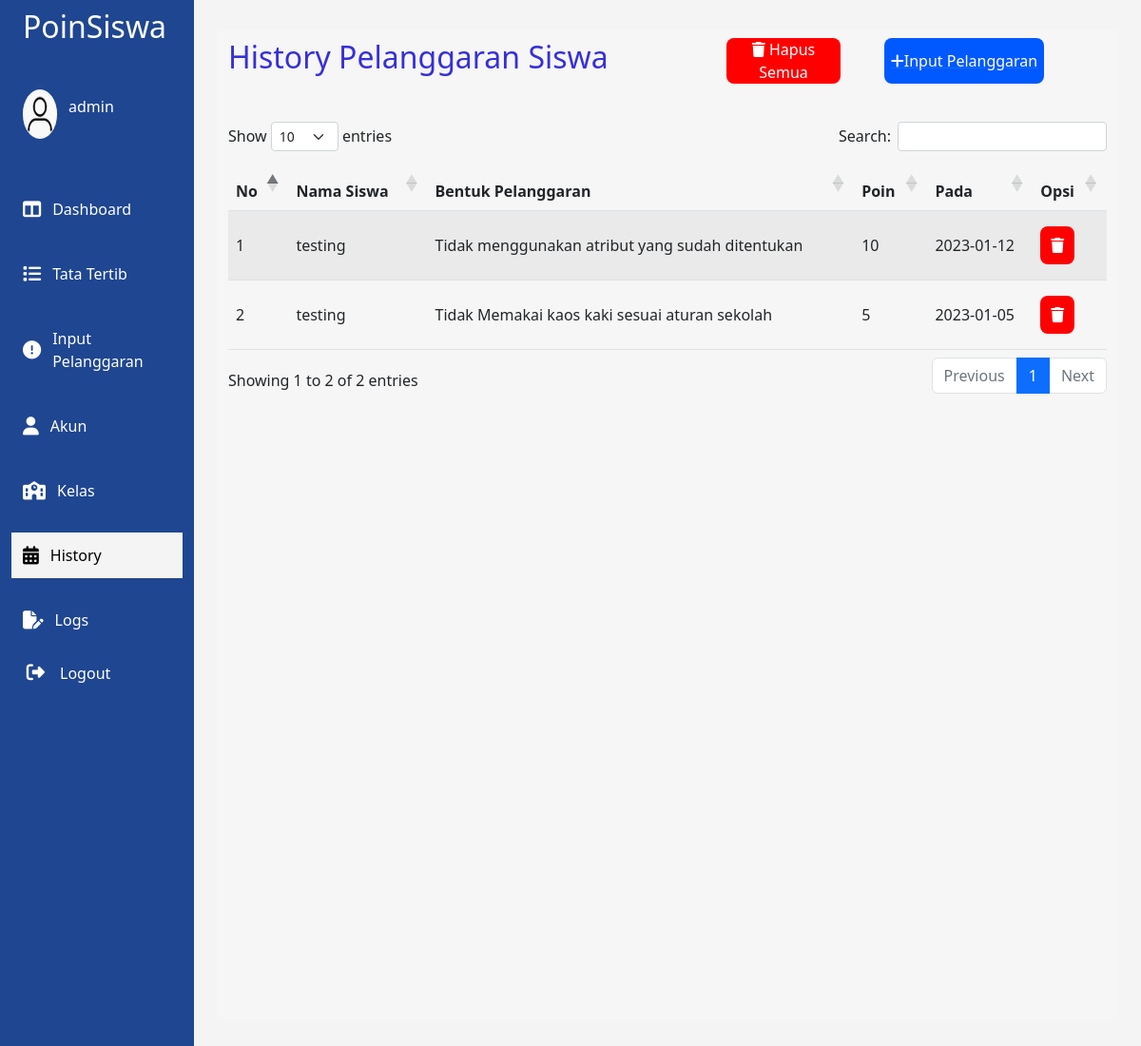
Page /view/history.php (signed in) on the committed database.
### tables this page shows
CREATE TABLE `history` (
  `namasiswa` varchar(255) NOT NULL,
  `bentuk_pelanggaran` varchar(255) NOT NULL,
  `poin` int(255) NOT NULL,
  `tanggal` date NOT NULL,
  `id_history` int(10) NOT NULL,
  `c_siswa` int(10) NOT NULL
);

### function/readhistory.php (called while the page is built)
<?php
$sql = "SELECT * FROM history ORDER BY tanggal DESC";
$result = mysqli_query($conn, $sql);
?>

### view/history.php (the view, shortened to what this page needs)
<?php
require "../function/config.php";
require "../function/readhistory.php";
?>
<!DOCTYPE html>
<html lang="en">
<head>
    <link rel="stylesheet" href="../css/sidebar.css">
    <link rel="stylesheet" href="../css/kelas.css">
    <link rel="stylesheet" href="../css/responsive.css">
    <link rel="stylesheet" href="https://cdnjs.cloudflare.com/ajax/libs/twitter-bootstrap/5.2.0/css/bootstrap.min.css">
    <link rel="stylesheet" href="https://cdnjs.cloudflare.com/ajax/libs/font-awesome/6.2.1/css/all.min.css">
    <link rel="stylesheet" href="https://cdn.datatables.net/1.13.1/css/dataTables.bootstrap5.min.css">
</head>
<body>
    <nav>
        <div class="logo">
            <div class="text-logo">
                <h2>PoinSiswa</h2>
            </div>
        </div>
        <div class="logout-container">
        </div>
    </nav>
    <main>
        <div class="sidebar" id='sidebar'>
            <ul>
                <li>
                    <div class="account">
                        <div class="imgcontainer">
                            <img src="../asset/guest1.png" alt="">
                        </div>
                        <p> <?php
                                 echo $_SESSION["nama_akun"];
                                ?></p>
                    </div>
                </li>
                <li>
                    <a href="dashboard.php" class="item-sidebar">
                        <i class="fa-solid fa-table-columns"></i>
                        Dashboard
                    </a>
                </li>
                <li>
                    <a href="tatatertib.php" class='item-sidebar '>
                        <i class="fa-solid fa-list"></i>
                        Tata Tertib
                    </a>
                </li>
                <li>
                    <a href="pelanggaran.php" class="item-sidebar">
                        <i class="fa-solid fa-circle-exclamation"></i>
                        Input Pelanggaran
                    </a>
                </li>
                <?php
                if($_SESSION["nama_akun"] == "admin" || $_SESSION["nama_akun"] == "skylakke"){
                    echo " <li>
                    <a href='guru.php' class='item-sidebar'>
                        <i class='fa-solid fa-user'></i>
                        Akun
                    </a>
                </li>";
                }
                ?>
                <li>
                    <a href="kelas.php" class="item-sidebar ">
                        <i class="fa-solid fa-school"></i>
                        Kelas
                    </a>
                </li>
                <li>
                    <a href="history.php" class="item-sidebar sidebar-active">
                        <i class="fa-solid fa-calendar-days"></i>
                        History
                    </a>
                </li>
                <?php
                if($_SESSION["nama_akun"] == "admin" || $_SESSION["nama_akun"] == "skylakke"){
                    echo " <li>
                    <a href='logs.php' class='item-sidebar '>
                        <i class='fa-solid fa-file-pen'></i>
                        Logs
                    </a>
                </li>";
                }
                ?>
                <li>
                    <a href="../function/logout.php" class='func-logout'>
                        <button class='btn-logout'>
                            <i class="fa-solid fa-right-from-bracket"></i>
                            Logout
                        </button>
                    </a>
                </li>
            </ul>
        </div>
        <div class="main-content">
            <div class="box-container">
                <div class="title-box">
                    <h2>History Pelanggaran Siswa</h2>
                    <div class="button-top">
                        <a href="../function/deleteallhistory.php" class='btn-delete-top' onclick="return confirm('Apakah Anda Yakin Ingin Menghapus Semua History Siswa? \nNote:ini akan mempengaruhi data pelanggaran siswa')">
                            <button>
                                <i class="fa fa-trash"></i>
                                Hapus Semua
                            </button>
                        </a>
                        <a href="pelanggaran.php">
                            <button class="button-add" style="width:14vw">
                                <i class="fa-solid fa-plus"></i>
                                Input Pelanggaran
                            </button>
                        </a>
                    </div>
                </div>
                <div class="main-table">
                    <table id="tablepagination" class="table table-striped tablepagination" style="width:100%">
                        <thead>
                            <tr>
                                <th>No</th>
                                <th>Nama Siswa</th>
                                <th>Bentuk Pelanggaran</th>
                                <th>Poin</th>
                                <th>Pada</th>
                                <th>Opsi</th>
                            </tr>
                        </thead>
                        <tbody>
                            <?php
                            $i = 1;
                            while($row = mysqli_fetch_assoc($result)){ ?>
                            <tr>
                                <td><?php echo $i;
                                $i++;  ?></td>
                                <td><?php echo $row["namasiswa"] ?></td>
                                <td><?php echo $row["bentuk_pelanggaran"] ?></td>
                                <td><?php echo $row["poin"] ?></td>
                                <td><?php echo $row["tanggal"] ?></td>
                                <td>
                                     <a href="../function/deletehistory.php?id_history=<?= $row["id_history"];?>&c_siswa=<?= $row['c_siswa']?>" onclick="return confirm('Apakah anda yakin ingin menghapus history ini?')">
                                        <button class="btn-trash">
                                            <i class="fa fa-trash"></i>
                                        </button>
                                    </a>
                                </td>
                            </tr>
                            <?php } ?>
                    </table>
                </div>
            </div>
        </div>
    </main>
</body>
</html>

### css/sidebar.css (style rules this page uses)
* { padding: 0; margin: 0; box-sizing: border-box; }
:root { --navcolor:#59b8ba; --primarycolor:#dfe6ee; }
li { list-style: none; }
a { text-decoration: none; color: white; display: flex; }
body { font-family: sans-serif; background-color: #f4f4f4 !important; overflow-x: hidden; transition: all .4s; }
nav { width: 17vw; height: 8vh; background-color:#1F4690; z-index:10; position: fixed; display: flex; flex-direction: row; }
nav .logo { width: 16vw; height: 100%; display: flex; align-items: center; color:white }
nav .logo h2 { font-size:2rem }
main { width: 100%; height: 100vh; }
.sidebar { width: 17vw; height: 100%; background-color:#1F4690; position: fixed; z-index:9; top:8vh; display: flex; padding:2vh 1vw; }
.sidebar ul { padding:0 }
.item-sidebar { width: 100%; height: 100%; transition: .4s; display: flex; align-items: center; cursor: pointer; padding:1.5vh 1vw }
.sidebar-active { background-color:#f4f4f4; color:black !important }
.sidebar-active i { color:black !important }
.sidebar li { border-radius: 12px; display: flex; align-items: center; margin-bottom: 2.5vh; }
.sidebar li i { color:white ; font-size: 1.2rem; margin-right: 1vw; }
.sidebar li h2,.sidebar li p { color:white; font-size:1rem }
.sidebar li a { text-decoration: none; color: white; display: flex; align-items: center; }
.imgcontainer { width: 3vw; height: 80%; margin-right: 1vw; }
.imgcontainer img { width: 100%; height: 100%; border-radius: 50%; }
.text-logo { width: 10vw; height: 100%; display: flex; align-items: center; padding:2vh 1vw; position: relative; left:1vw }
.account { width: 100%; height: 10vh; padding:1vh 1vw; display: flex; flex-direction: row; align-items: center; margin-bottom:2vh }
.main-content { width: 83%; height: 150vh; left:17vw; position: relative; padding:3vh 2vw; top:1vh; }
.logout-container { width: 10vw; height: 100%; display: flex; align-items: center; }
.btn-logout { width: 10vw; height: 100%; border: none; background-color: transparent; color:white }

### css/kelas.css (style rules this page uses)
* { padding: 0; margin: 0; box-sizing: border-box; }
:root { --navcolor:#59b8ba; --primarycolor:#dfe6ee; --btncolor:#007bff; }
li { list-style: none; }
a { text-decoration: none; color: white; display: flex; }
body { font-family: sans-serif; background-color: #f4f4f4 !important; overflow-x: hidden; }
.box-container { width:100%; height:130vh; background-color:#f6f6f6; }
.title-box { width: 100%; height: 8vh; display: flex; flex-direction: row; justify-content: space-between; align-items: center; padding:0 1vw; margin-bottom: 4vh; }
.title-box h2 { color:#362FD9; }
.button-add { width: 10vw; height: 6vh; background-color: #0059ff; color:white; border:none; border-radius: 8px; cursor: pointer; font-size: 1rem; display: flex; flex-direction: row; align-items: center; justify-content: center; }
.main-table { width: 100%; height: 50vh; padding:0 1vw; }
.main-table tr { width: 100%; }
.main-table th { text-align: left; height: 5vh; }
.main-table tr:nth-child(even) { background-color:#dddddd }
.btn-view,.btn-edit,.btn-trash { width: 10vw; height: 5vh; color:white; border:none; cursor: pointer; border-radius: 8px; }
.btn-trash { width: 3vw; background-color: red; }
.table td { vertical-align: middle; height:7vh }
.button-top { width:50vh; height: 100%; flex-direction: row; display: flex; align-items: center; }
.btn-delete-top { width: 20vh; height: 100%; text-decoration: none; display: flex; align-items: center; margin-right: .5vw; }
.btn-delete-top button { background-color: #ff0000; color:white; width: 10vw; height: 6vh; border:none; border-radius: 8px; cursor: pointer; font-size: 1rem; }
.main-table tr:nth-child(even) { background-color: transparent !important; }

### rows in the picture
history: namasiswa "testing", bentuk_pelanggaran "Tidak menggunakan atribut yang sudah ditentukan", poin "10", tanggal "2023-01-12"
history: namasiswa "testing", bentuk_pelanggaran "Tidak Memakai kaos kaki sesuai aturan sekolah", poin "5", tanggal "2023-01-05"

### other values in the picture
$_SESSION["nama_akun"] "admin"
